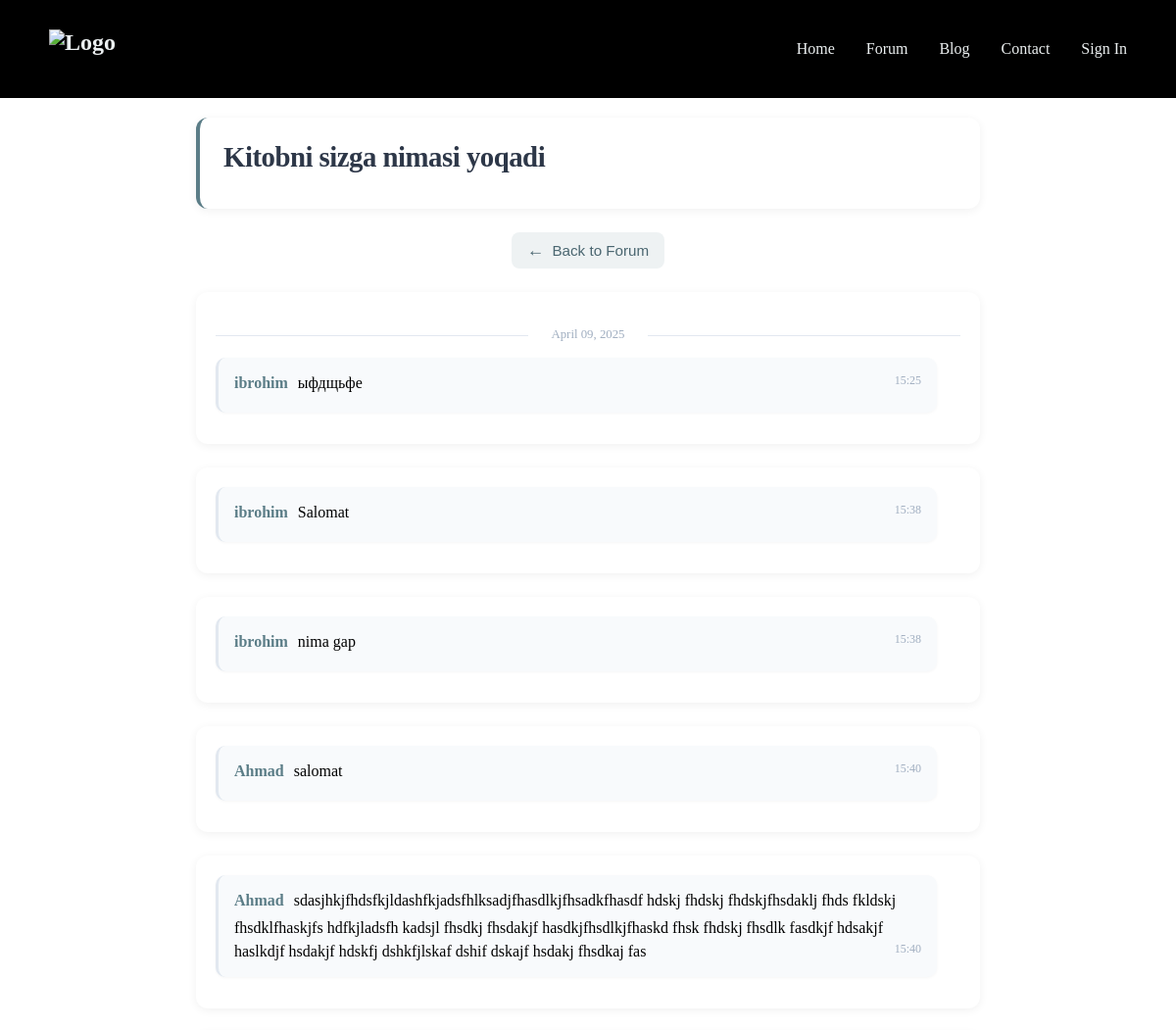
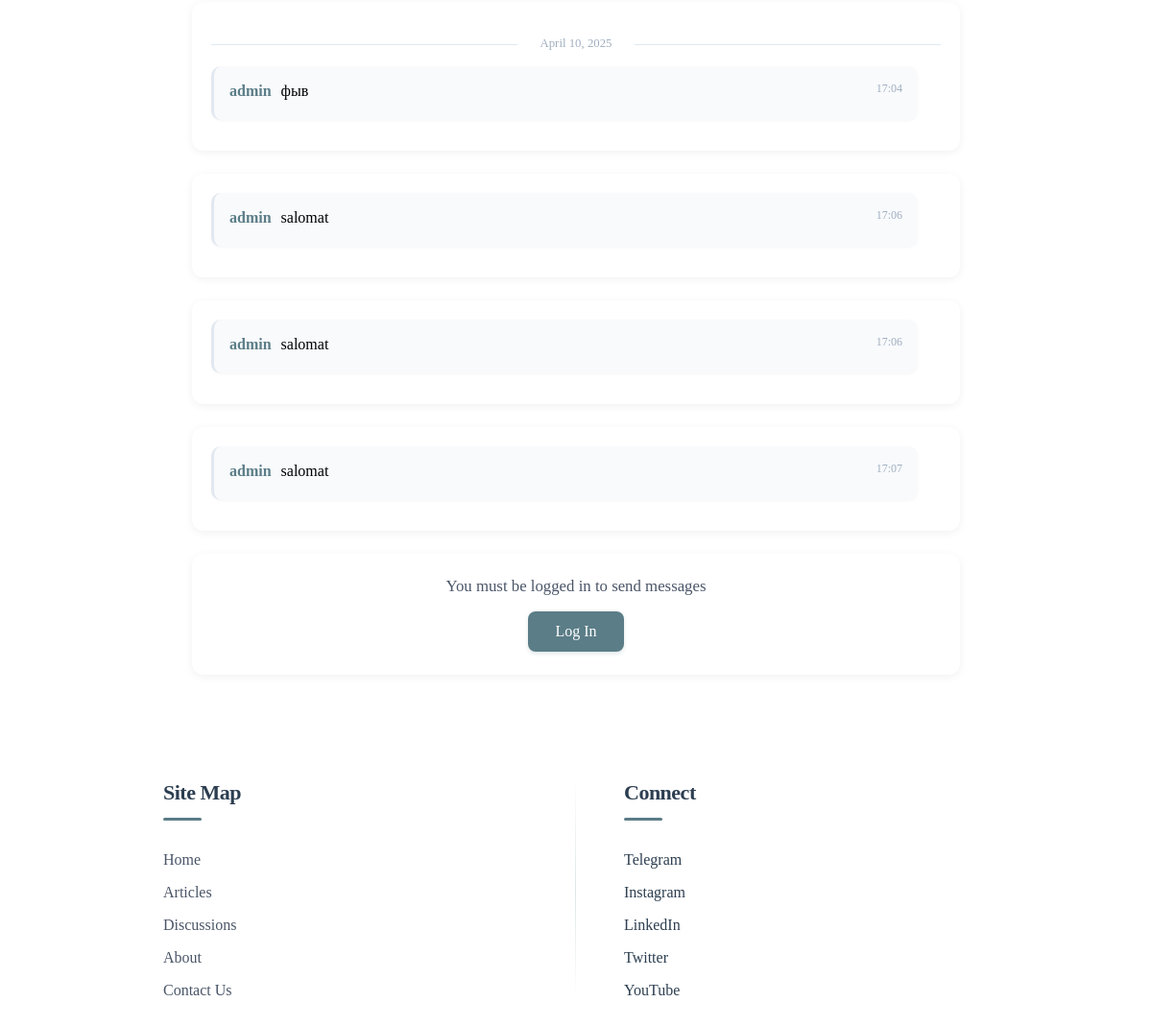
The page /forum/topic/1/ on the database as committed earlier (2 pictures, top to bottom).
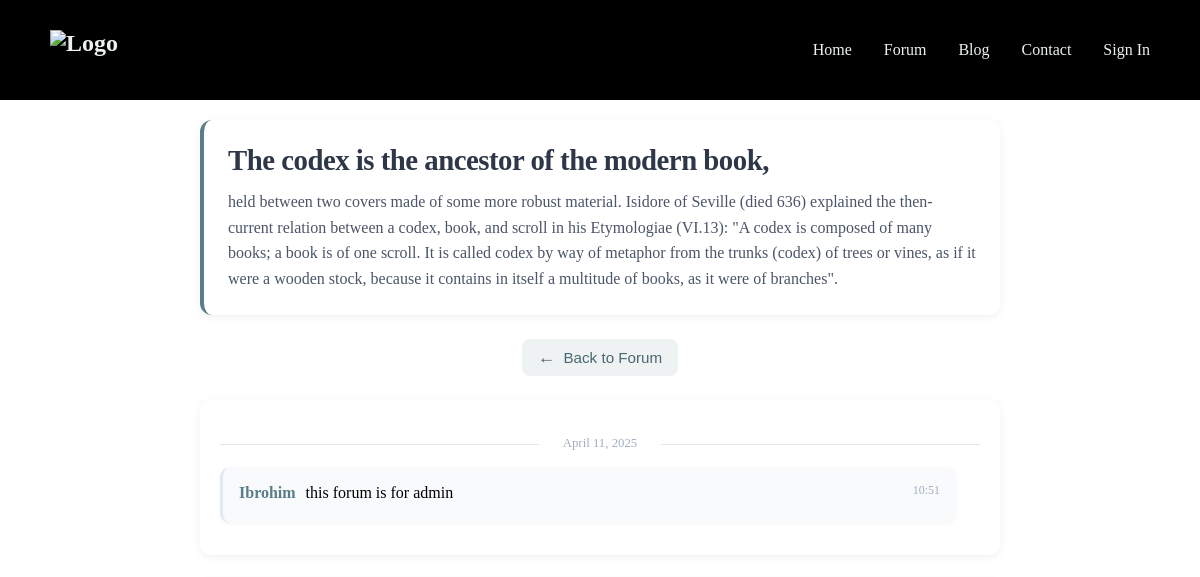
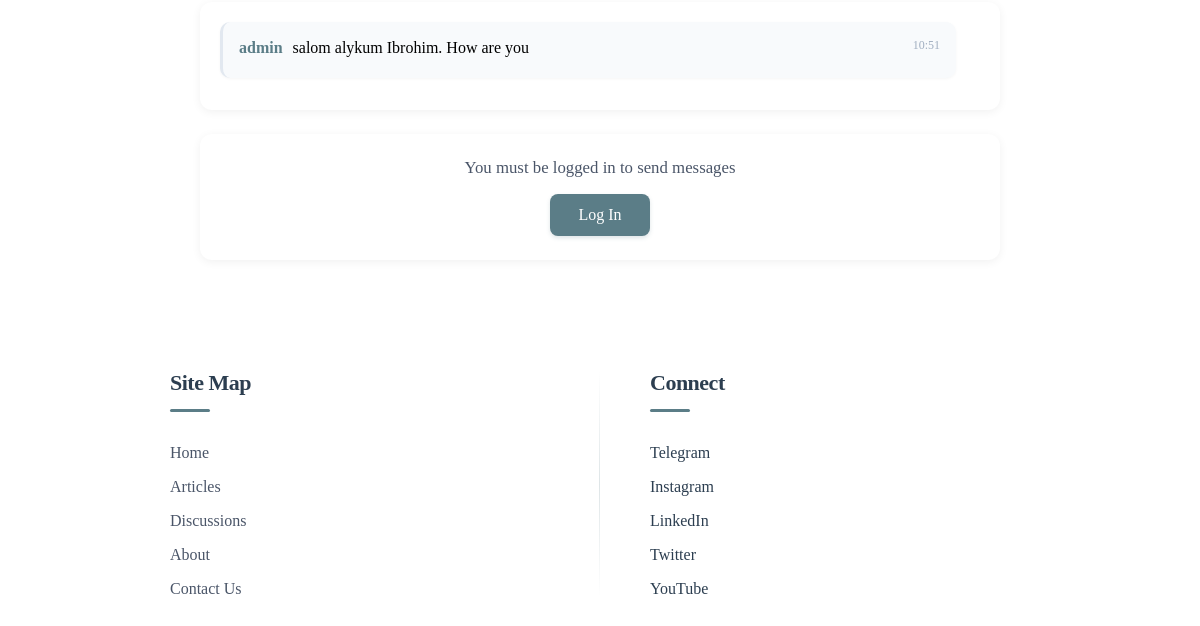
The same page on the database as committed later (2 pictures, top to bottom).
### essayApp/models.py (models this page shows, shortened)
class ForumTopic(models.Model):
    title = models.CharField(max_length=255)  # название темы
    content = models.TextField(blank=True, null=True)  # описание темы
    created_by = models.ForeignKey(User, on_delete=models.CASCADE)  # пользователь, который создал тему
    created_at = models.DateTimeField(auto_now_add=True)  # время создания темы

class ForumMessage(models.Model):
    topic = models.ForeignKey('ForumTopic', related_name='messages', on_delete=models.CASCADE)  # связь с ForumTopic
    author = models.ForeignKey(User, on_delete=models.CASCADE)  # связь с автором сообщения
    content = models.TextField()
    created_at = models.DateTimeField(auto_now_add=True)

### essayApp/views.py (the view)
# urls.py: path('forum/topic/<int:id>/', room, name='topic_detail'),
def room(request, id):
    topic = ForumTopic.objects.get(id=id)
    messages = ForumMessage.objects.filter(topic=topic).order_by('created_at')  # Загружаем все сообщения для этой темы
    for message in messages:
        message.is_user_message = message.author.username == request.user.username
    if request.method == 'POST':
        form = ForumMessageForm(request.POST)
        if form.is_valid():
            message = form.save(commit=False)
            message.topic = topic  # Связываем сообщение с темой
            message.author = request.user  # Устанавливаем автора сообщения
            message.save()
            return redirect('topic_detail', id=topic.id)  # Перенаправляем на страницу с этой темой, чтобы обновить список сообщений
    else:
        form = ForumMessageForm()
    return render(request, 'forum_topic_detail.html', {
        'topic': topic,
        'messages': messages,
        'form': form,
        'user': request.user
    })

### templates/forum_topic_detail.html (shortened to what this page needs)
<!DOCTYPE html>
<html>
<head>
    {% load static %}
    <link rel="stylesheet" href="{% static 'css/navbar.css' %}">
    <link rel="stylesheet" href="{% static 'css/forum.css' %}">
</head>
<body>
    <nav>
        <div class="nav-container">
            <a href="/" class="logo">
                <img src="https://cdn.dorik.com/6587cf2393037000111f0b06/images/logo-b16Cp.png" alt="Logo">
            </a>
            <ul class="nav-links">
                <li><a href="/">Home</a></li>
                <li><a href="/forum/">Forum</a></li>
                <li class="dropdown">
                    <a class="drop-trigger">Blog</a>
                </li>
                <li><a href="/contact/">Contact</a></li>
                <li>
                    {% if request.user.is_authenticated %}
                    <form action="{% url 'logout' %}" method="post">
                        {% csrf_token %}
                        <button type="submit">
                            Log Out
                        </button>
                    </form>
                    {% else %}
                    <a href="{% url 'login' %}">
                        Sign In
                    </a>
                    {% endif %}
                </li>
            </ul>
        </div>
    </nav>
    <div class="char-div1">
        <h1>{{ topic.title }}</h1>
        <p>{{ topic.content }}</p>
    </div>
    <button class="back-button">
        <a href="/forum/">
            Back to Forum
        </a>
    </button>
    {% for message in messages %}
    <div id="chat-messages">
        {% ifchanged message.created_at|date:"Y-m-d" %}
        <div class="date-separator">{{ message.created_at|date:"F d, Y" }}</div>
        {% endifchanged %}
        <p {% if message.is_user_message %} class="user-message" {% endif %}>
            <strong>
                {{ message.author.username }}
            </strong>
            {{ message.content }}
            <small>
                {{ message.created_at|time:"H:i" }}
            </small>
        </p>
    </div>
    {% endfor %}
    {% if user.is_authenticated %}
    <form class="chat-form" method="POST">
        {% csrf_token %}
        {{ form.as_p }}
        <button type="submit">Send</button>
    </form>
    {% else %}
    <div class="login-container">
        <p>You must be logged in to send messages</p>
        <a href="/login/?next={{ request.path }}" class="login-button">Log In</a>
    </div>
    {% endif %}
    <footer>
        <div class="footer-container">
            <div class="footer-col">
                <h1>Site Map</h1>
                <div class="footer-list">
                    <p>Home</p>
                    <p>Articles</p>
                    <p>Discussions</p>
                    <p>About</p>
                    <p>Contact Us</p>
                </div>
            </div>
            <div class="footer-col">
                <h1>Connect</h1>
                <div class="footer-list">
                    <a href="https://t.me/quedforum" target="_blank">Telegram</a>
                    <a href="https://www.instagram.com/thequedio?igsh=MWZkNHNkd3hodXVkaw==" target="_blank">Instagram
                    </a>
                    <a href="https://www.linkedin.com/company/quedio/" target="_blank">LinkedIn</a>
                    <a>Twitter</a>
                    <a>YouTube</a>
                </div>
            </div>
        </div>
    </footer>
</body>
</html>

Rows that differ between the two databases and show on the page:
no longer on this page (row edited): ForumMessage: created_at "April 09, 2025", author.username "ibrohim", content "ыфдщьфе", created_at "15:25"
no longer on this page (row edited): ForumMessage: author.username "ibrohim", content "Salomat", created_at "15:38"
removed ForumMessage: author.username "ibrohim", content "nima gap", created_at "15:38"
removed ForumMessage: author.username "Ahmad", content "salomat", created_at "15:40"
removed ForumMessage: author.username "Ahmad", content "sdasjhkjfhdsfkjldashfkjadsfhlksadjfhasdlkjfhsadkfhasdf hdskj fhdskj fhdskjfhsdaklj fhds fkldskj fhsdklfhaskjfs hdfkjladsfh kadsjl fhsdkj fhsdakjf hasdkjfhsdlkjfhaskd fhsk fhdskj fhsdlk fasdkjf hdsakjf haslkdjf hsdakjf hdskfj dshkfjlskaf dshif dskajf hsdakj fhsdkaj fas", created_at "15:40"
removed ForumMessage: created_at "April 10, 2025", author.username "admin", content "фыв", created_at "17:04"
removed ForumMessage: author.username "admin", content "salomat", created_at "17:06"
removed ForumMessage: author.username "admin", content "salomat", created_at "17:06"
removed ForumMessage: author.username "admin", content "salomat", created_at "17:07"
changed ForumTopic: title "Kitobni sizga nimasi yoqadi" → "The codex is the ancestor of the modern book,"; content (not shown) → "held between two covers made of some more robust material. Isidore of Seville (died 636) explained the then-current relation between a codex, book, and scroll in his Etymologiae (VI.13): \"A codex is composed of many books; a book is of one scroll. It is called codex by way of metaphor from the trunks (codex) of trees or vines, as if it were a wooden stock, because it contains in itself a multitude of books, as it were of branches\"."
now on this page (row edited): ForumMessage: created_at "April 11, 2025", author.username "Ibrohim", content "this forum is for admin", created_at "10:51"
now on this page (row edited): ForumMessage: author.username "admin", content "salom alykum Ibrohim. How are you", created_at "10:51"
